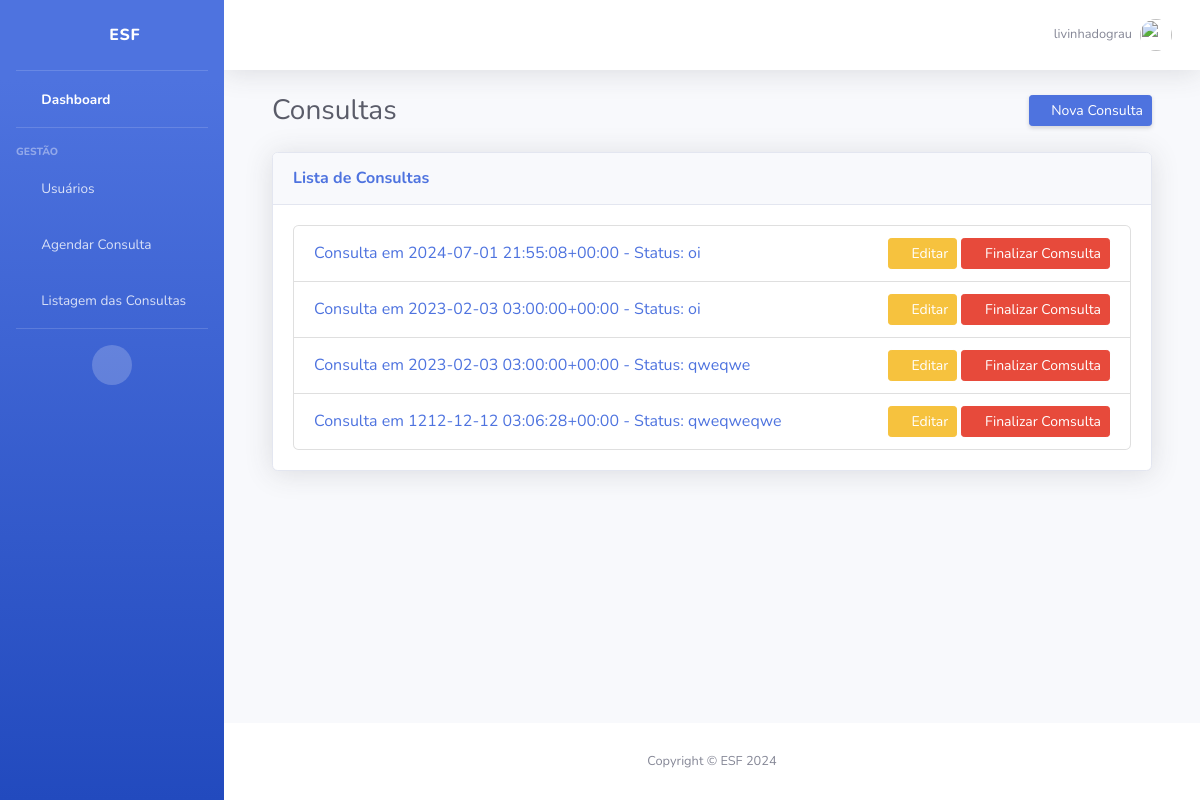
/consultas/consultas/ (signed in), run on the app's committed database.
### consultas/models.py (models this page shows)
class Consulta(models.Model):
    data_hora = models.DateTimeField()
    status = models.TextField()
    profissional = models.ForeignKey(Usuario, on_delete=models.CASCADE, related_name='consultas_profissional')
    paciente = models.ForeignKey(Usuario, on_delete=models.CASCADE, related_name='consultas_paciente')
    estabelecimento = models.ForeignKey(Estabelecimento, on_delete=models.CASCADE, related_name='consultas_estabelecimento')
    prontuario = models.OneToOneField(Prontuario, on_delete=models.CASCADE, related_name='consulta_prontuario', null=True, blank=True)
    def __str__(self):
        return f"Consulta em {self.data_hora} - Status: {self.status}"

### consultas/views.py (the view)
# urls.py: path('consultas/', views.consulta_list, name='consulta_list'),
@login_required
def consulta_list(request):
    consultas = Consulta.objects.all()
    return render(request, 'consultas/consulta_list.html', {'consultas': consultas})

### templates/consultas/consulta_list.html
{% extends '_base.html' %}
{% block content %}
<div class="container-fluid">
    <div class="d-sm-flex align-items-center justify-content-between mb-4">
        <h1 class="h3 mb-0 text-gray-800">Consultas</h1>
        <a href="{% url 'consulta_create' %}" class="d-none d-sm-inline-block btn btn-sm btn-primary shadow-sm">
            <i class="fas fa-plus fa-sm text-white-50"></i> Nova Consulta
        </a>
    </div>
    <div class="card shadow mb-4">
        <div class="card-header py-3">
            <h6 class="m-0 font-weight-bold text-primary">Lista de Consultas</h6>
        </div>
        <div class="card-body">
            {% if consultas %}
            <ul class="list-group">
                {% for consulta in consultas %}
                <li class="list-group-item d-flex justify-content-between align-items-center">
                    <div>
                        <a href="{% url 'consulta_detail' consulta.pk %}">
                            {{ consulta }}
                        </a>
                    </div>
                    <div>
                        <a href="{% url 'consulta_update' consulta.pk %}" class="btn btn-sm btn-warning">
                            <i class="fas fa-edit"></i> Editar
                        </a>
                        <a href="{% url 'consulta_delete' consulta.pk %}" class="btn btn-sm btn-danger">
                            <i class="fas fa-trash"></i> Finalizar Comsulta
                        </a>
                    </div>
                </li>
                {% endfor %}
            </ul>
            {% else %}
            <p class="text-muted">Nenhuma consulta cadastrada.</p>
            {% endif %}
        </div>
    </div>
</div>
{% endblock %}

### templates/_base.html (shortened to what this page needs)
{% load static %}
<!DOCTYPE html>
<html lang="en">
<head>
    <link href="{% static 'vendor/fontawesome-free/css/all.min.css' %}" rel="stylesheet" type="text/css">
    <link href="{% static 'css/sb-admin-2.min.css' %}" rel="stylesheet">
</head>
<body id="page-top">
    <div id="wrapper">
        <ul class="navbar-nav bg-gradient-primary sidebar sidebar-dark accordion" id="accordionSidebar">
            <a class="sidebar-brand d-flex align-items-center justify-content-center" href="{% url "home" %}">
                <div class="sidebar-brand-icon">
                    <i class="fas fa-hospital"></i>
                </div>
                <div class="sidebar-brand-text mx-3">ESF</div>
            </a>
            <hr class="sidebar-divider my-0">
            <li class="nav-item active">
                <a class="nav-link" href="">
                    <i class="fas fa-fw fa-tachometer-alt"></i>
                    <span>Dashboard</span>
                </a>
            </li>
            <hr class="sidebar-divider">
            <div class="sidebar-heading">
                Gestão
            </div>
                    <li class="nav-item">
                        <a class="nav-link" href="{% url "usuario_list" %}">
                            <i class="fas fa-fw fa-user-injured"></i>
                            <span>Usuários</span>
                        </a>
                    </li>
            <li class="nav-item">
                <a class="nav-link" href="{% url "consulta_create" %}">
                    <i class="fas fa-fw fa-calendar-alt"></i>
                    <span>Agendar Consulta</span>
                </a>
            </li>
            <li class="nav-item">
                <a class="nav-link" href="{% url "consulta_list" %}">
                    <i class="fas fa-fw fa-calendar-alt"></i>
                    <span>Listagem das Consultas</span>
                </a>
            </li>
            <hr class="sidebar-divider d-none d-md-block">
            <div class="text-center d-none d-md-inline">
                <button class="rounded-circle border-0" id="sidebarToggle"></button>
            </div>
        </ul>
        <div id="content-wrapper" class="d-flex flex-column">
            <div id="content">
                <nav class="navbar navbar-expand navbar-light bg-white topbar mb-4 static-top shadow">
                    <ul class="navbar-nav ml-auto">
                            {% if user.is_authenticated %}
                                <li class="nav-item dropdown no-arrow">
                                    <a class="nav-link dropdown-toggle" href="#" id="userDropdown" role="button" data-toggle="dropdown" aria-haspopup="true" aria-expanded="false">
                                        <span class="mr-2 d-none d-lg-inline text-gray-600 small">{{ user.username }}</span>
                                        <img class="img-profile rounded-circle" src="{% static 'img/undraw_profile.svg' %}">
                                    </a>
                            {% else %}
                                    <a class="btn btn-primary" href="{% url 'login' %}">
                                        <i class="fas fa-sign-in-alt fa-sm fa-fw mr-2 text-white-400"></i>
                                        Login
                                    </a>
                            {% endif %}
                        </li>
                    </ul>
                </nav>
                <div class="container-fluid">
                    {% block content %}
                    {% endblock %}
                </div>
            </div>
            <footer class="sticky-footer bg-white">
                <div class="container my-auto">
                    <div class="copyright text-center my-auto">
                        <span>Copyright &copy; ESF 2024</span>
                    </div>
                </div>
            </footer>
        </div>
    </div>
</body>
</html>

### data on the page
Consulta: data_hora+status "Consulta em 2024-07-01 21:55:08+00:00 - Status: oi"
Consulta: data_hora+status "Consulta em 2023-02-03 03:00:00+00:00 - Status: oi"
Consulta: data_hora+status "Consulta em 2023-02-03 03:00:00+00:00 - Status: qweqwe"
Consulta: data_hora+status "Consulta em 1212-12-12 03:06:28+00:00 - Status: qweqweqwe"

### other printed values
{{ user.username }} "livinhadograu"
